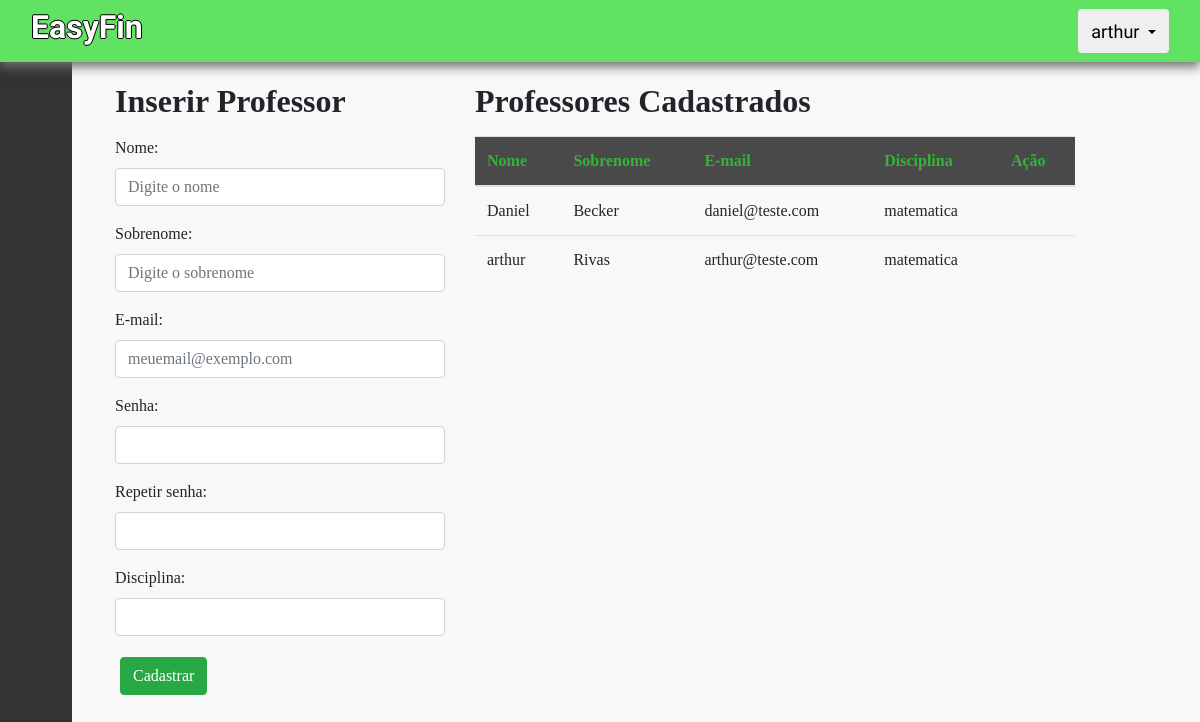
Before: /professores (signed in) with the older database file.
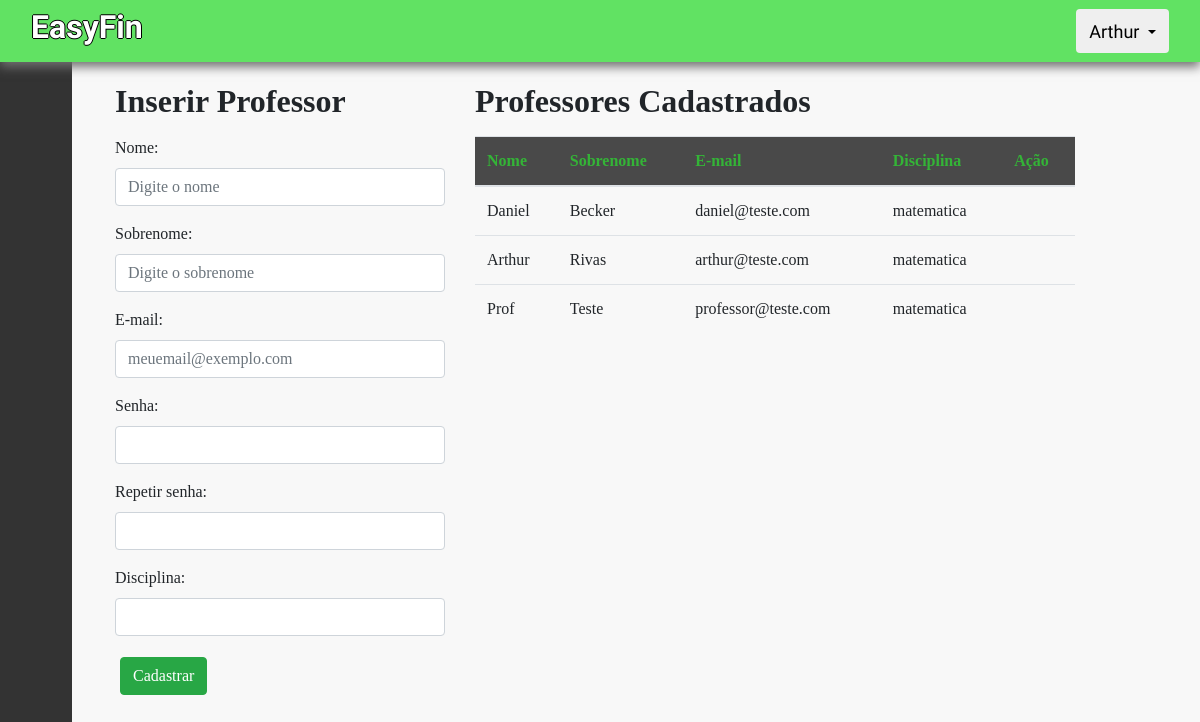
After: the same page with the newer database file.
### app/models/tables.py (models this page shows, shortened)
class Professor(db.Model):
    __tablename__ = "professores"
    id = db.Column(db.Integer, primary_key=True)
    email = db.Column(db.String, unique=True)
    nome = db.Column(db.String)
    sobrenome = db.Column(db.String)
    password = db.Column(db.String)
    disciplina = db.Column(db.String)
    @property
    def is_authenticated(self):
        return True

### app/controllers/default.py (the view, shortened to what this page needs)
@app.route("/professores", methods=["POST", "GET"])
def professores():
    form = addProfessor()
    professores = Professor.query.all()
    return render_template('professores.html', professores=professores, form=form)

### app/models/forms.py
class addProfessor(FlaskForm):
    nome = StringField("nome", validators=[DataRequired()])
    sobrenome = StringField("nome", validators=[DataRequired()])
    email = StringField("email", validators=[DataRequired(), Email(message="E-mail inválido.")])
    password = PasswordField("password", validators=[DataRequired(), EqualTo('confirm', message='As senhas não coincidem!')])
    confirm = PasswordField('Repeat Password', validators=[DataRequired()])
    disciplina = StringField("disciplina", validators=[DataRequired()])

### app/models/tables.py (called while the page is built)
@login_manager.user_loader
def load_user(id):
    return Professor.query.filter_by(id=id).first()

### app/templates/professores.html (shortened to what this page needs)
{% extends 'logged-base.html' %}
{% block contect %}
<div class="row">
    <div class="col-lg-4">
        <h2 class="subTitulo">Inserir Professor</h2>
        <form action="" method="POST">
            <div class="form-group">
                <label>Nome:</label>
                {{ form.nome(class="form-control stringInput", placeholder="Digite o nome", id="nome") }}
            </div>
            <div class="form-group">
                <label>Sobrenome:</label>
                {{ form.sobrenome(class="form-control stringInput", placeholder="Digite o sobrenome", id="sobrenome") }}
            </div>
            <div class="form-group">
                <label>E-mail:</label>
                {{ form.email(class="form-control stringInput", placeholder="meuemail@exemplo.com", id="email") }}
            </div>
            <div class="form-group">
                <label>Senha:</label>
                {{ form.password(class="form-control stringInput", id="password") }}
            </div>
            <div class="form-group">
                <label>Repetir senha:</label>
                {{ form.confirm(class="form-control stringInput", id="password") }}
            </div>
            <div class="form-group">
                <label>Disciplina:</label>
                {{ form.disciplina(class="form-control stringInput", id="disciplina") }}
            </div>
            <button type="submit" class="btn btn-success tn-default btnMargins" id="submit" >Cadastrar</button>
        </form>
    </div>
    <div class="col-lg-7">
        <h2 class="subTitulo coluna2">Professores Cadastrados</h2>
        <div class="table-responsive">
            <table class="table" id="rowTable">
                <thead>
                    <tr>
                        <th scope="col">Nome</th>
                        <th scope="col">Sobrenome</th>
                        <th scope="col">E-mail</th>
                        <th scope="col">Disciplina</th>
                        <th scope="col">Ação</th>
                    </tr>
                </thead>
                <tbody>
                    {% for professor in professores %}
                    <tr>
                        <td>{{ professor.nome }}</td>
                        <td>{{ professor.sobrenome }}</td>
                        <td>{{ professor.email }}</td>
                        <td>{{ professor.disciplina }}</td>
                        <td><a href="apagar/professor/{{professor.id}} "></a>
                        </td>
                    </tr>
                    {% endfor %}
                </tbody>
            </table>
        </div>
    </div>
</div>
</div>
{% endblock %}

### app/templates/logged-base.html (shortened to what this page needs)
<!DOCTYPE html><html lang="pt-br">
<head>
    <link rel=stylesheet type=text/css href="{{ url_for('static', filename='css/homebase.css') }}">
    <link rel=stylesheet type=text/css href="{{ url_for('static', filename='css/bootstrap.min.css') }}">
    </head>
{% if current_user.is_authenticated %}
<link rel=stylesheet type=text/css href="{{ url_for('static', filename='css/sidebar.css') }}">
<link rel="stylesheet" href="https://cdn.materialdesignicons.com/4.9.95/css/materialdesignicons.min.css"/>
<body class="corpo" style="background-color:rgb(248, 248, 248)">
    <nav class="navbar navPrincipal">
        <div class="container-fluid">
          <h2 class="tituloPrincipal">EasyFin</h2>
          <div class="btn-group">
              <button type="button" class="btn btn-default dropdown-toggle" data-bs-toggle="dropdown" aria-expanded="false" data-toggle="dropdown">
                  <span class="glyphicon glyphicon-user userFont userName">{{ current_user.nome }}</span>
              </button>
          </div>
      </div>
    </nav>
        <aside class="sidebar">
			<nav>
				<ul class="sidebar__nav">
					<li>
						<a href="{{ url_for('dashboard') }}" class="sidebar__nav__link">
						</a>
					</li>
					<li>
						<a href="{{ url_for('professores') }}" class="sidebar__nav__link">
						</a>
					</li>
					<li>
						<a href="{{ url_for('alunos') }}" class="sidebar__nav__link">
						</a>
					</li>
					<li>
						<a href="{{ url_for('noticias') }}" class="sidebar__nav__link">
						</a>
					</li>
					<li>
						<a href="{{ url_for('questoes') }}" class="sidebar__nav__link">
						</a>
					</li>
					<li>
						<a href="{{ url_for('configuracoes') }}" class="sidebar__nav__link">
						</a>
					</li>
				</ul>
			</nav>
		</aside>
			<main class="main">
				<div id="page-content-wrapper">
					<div class="container-fluid">
						{% block contect %}
						{% endblock %}
					</div>
		</main>
</body>
{% endif %}

Changed rows visible on the page:
changed Professor "Rivas": nome "arthur" → "Arthur"
added Professor: nome "Prof", sobrenome "Teste", email "professor@teste.com", disciplina "matematica"
